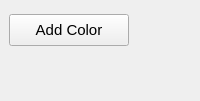
<?xml version="1.0" encoding="UTF-8"?>
<ui version="4.0">
 <class>MatchedFilterWizard</class>
 <widget class="QWidget" name="MatchedFilterWizard">
  <layout class="QVBoxLayout" name="verticalLayout_root">
   <property name="leftMargin"><number>0</number></property>
   <property name="topMargin"><number>5</number></property>
   <property name="rightMargin"><number>0</number></property>
   <property name="bottomMargin"><number>0</number></property>
   <item>
    <widget class="QWidget" name="widgetAddButton" native="true">
     <layout class="QHBoxLayout" name="horizontalLayout_add">
      <property name="spacing"><number>10</number></property>
      <item>
       <widget class="QPushButton" name="addTargetButton">
        <property name="text"><string>Add Color</string></property>
        <property name="font"><font><pointsize>11</pointsize></font></property>
        <property name="minimumSize"><size><width>120</width><height>32</height></size></property>
       </widget>
      </item>
      <item>
       <spacer name="horizontalSpacer">
        <property name="orientation"><enum>Qt::Horizontal</enum></property>
        <property name="sizeHint" stdset="0"><size><width>40</width><height>20</height></size></property>
       </spacer>
      </item>
     </layout>
    </widget>
   </item>
   <item>
    <widget class="QWidget" name="targetsContainer" native="true">
     <property name="sizePolicy">
      <sizepolicy hsizetype="Preferred" vsizetype="Maximum">
       <horstretch>0</horstretch>
       <verstretch>0</verstretch>
      </sizepolicy>
     </property>
     <layout class="QVBoxLayout" name="targetsLayout">
      <property name="spacing"><number>6</number></property>
      <property name="leftMargin"><number>0</number></property>
      <property name="topMargin"><number>0</number></property>
      <property name="rightMargin"><number>0</number></property>
      <property name="bottomMargin"><number>0</number></property>
     </layout>
    </widget>
   </item>
   <item>
    <spacer name="verticalSpacer_bottom">
     <property name="orientation"><enum>Qt::Vertical</enum></property>
     <property name="sizeType"><enum>QSizePolicy::Expanding</enum></property>
     <property name="sizeHint" stdset="0"><size><width>20</width><height>40</height></size></property>
    </spacer>
   </item>
  </layout>
 </widget>
 <resources/>
 <connections/>
</ui>
